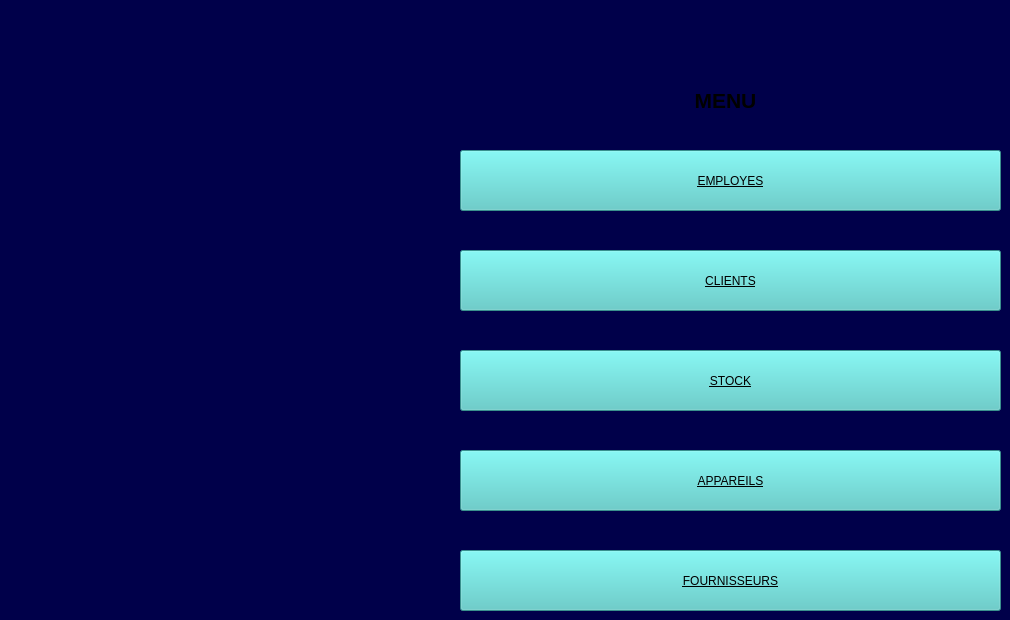
    <widget class="QWidget" name="pMenu">
     <property name="palette">
      <palette>
       <active>
        <colorrole role="Button">
         <brush brushstyle="SolidPattern">
          <color alpha="255">
           <red>0</red>
           <green>0</green>
           <blue>74</blue>
          </color>
         </brush>
        </colorrole>
        <colorrole role="Base">
         <brush brushstyle="SolidPattern">
          <color alpha="255">
           <red>0</red>
           <green>0</green>
           <blue>74</blue>
          </color>
         </brush>
        </colorrole>
        <colorrole role="Window">
         <brush brushstyle="SolidPattern">
          <color alpha="255">
           <red>0</red>
           <green>0</green>
           <blue>74</blue>
          </color>
         </brush>
        </colorrole>
       </active>
       <inactive>
        <colorrole role="Button">
         <brush brushstyle="SolidPattern">
          <color alpha="255">
           <red>0</red>
           <green>0</green>
           <blue>74</blue>
          </color>
         </brush>
        </colorrole>
        <colorrole role="Base">
         <brush brushstyle="SolidPattern">
          <color alpha="255">
           <red>0</red>
           <green>0</green>
           <blue>74</blue>
          </color>
         </brush>
        </colorrole>
        <colorrole role="Window">
         <brush brushstyle="SolidPattern">
          <color alpha="255">
           <red>0</red>
           <green>0</green>
           <blue>74</blue>
          </color>
         </brush>
        </colorrole>
       </inactive>
       <disabled>
        <colorrole role="Button">
         <brush brushstyle="SolidPattern">
          <color alpha="255">
           <red>0</red>
           <green>0</green>
           <blue>74</blue>
          </color>
         </brush>
        </colorrole>
        <colorrole role="Base">
         <brush brushstyle="SolidPattern">
          <color alpha="255">
           <red>0</red>
           <green>0</green>
           <blue>74</blue>
          </color>
         </brush>
        </colorrole>
        <colorrole role="Window">
         <brush brushstyle="SolidPattern">
          <color alpha="255">
           <red>0</red>
           <green>0</green>
           <blue>74</blue>
          </color>
         </brush>
        </colorrole>
       </disabled>
      </palette>
     </property>
     <widget class="QPushButton" name="btEmp">
      <property name="geometry">
       <rect>
        <x>460</x>
        <y>150</y>
        <width>541</width>
        <height>61</height>
       </rect>
      </property>
      <property name="styleSheet">
       <string notr="true">background-color: rgb(80, 202, 198);
color: rgb(0, 0, 0);
font: 10pt &quot;Stencil&quot;;
text-decoration: underline;</string>
      </property>
      <property name="text">
       <string>EMPLOYES</string>
      </property>
     </widget>
     <widget class="QPushButton" name="btCL">
      <property name="geometry">
       <rect>
        <x>460</x>
        <y>250</y>
        <width>541</width>
        <height>61</height>
       </rect>
      </property>
      <property name="styleSheet">
       <string notr="true">background-color: rgb(80, 202, 198);
color: rgb(0, 0, 0);
font: 10pt &quot;Stencil&quot;;
text-decoration: underline;</string>
      </property>
      <property name="text">
       <string>CLIENTS</string>
      </property>
     </widget>
     <widget class="QPushButton" name="btST">
      <property name="geometry">
       <rect>
        <x>460</x>
        <y>350</y>
        <width>541</width>
        <height>61</height>
       </rect>
      </property>
      <property name="styleSheet">
       <string notr="true">background-color: rgb(80, 202, 198);
color: rgb(0, 0, 0);
font: 10pt &quot;Stencil&quot;;
text-decoration: underline;</string>
      </property>
      <property name="text">
       <string>STOCK</string>
      </property>
     </widget>
     <widget class="QPushButton" name="btAP">
      <property name="geometry">
       <rect>
        <x>460</x>
        <y>450</y>
        <width>541</width>
        <height>61</height>
       </rect>
      </property>
      <property name="styleSheet">
       <string notr="true">background-color: rgb(80, 202, 198);
color: rgb(0, 0, 0);
font: 10pt &quot;Stencil&quot;;
text-decoration: underline;</string>
      </property>
      <property name="text">
       <string>APPAREILS</string>
      </property>
     </widget>
     <widget class="QPushButton" name="btFO">
      <property name="geometry">
       <rect>
        <x>460</x>
        <y>550</y>
        <width>541</width>
        <height>61</height>
       </rect>
      </property>
      <property name="styleSheet">
       <string notr="true">background-color: rgb(80, 202, 198);
color: rgb(0, 0, 0);
font: 10pt &quot;Stencil&quot;;
text-decoration: underline;</string>
      </property>
      <property name="text">
       <string>FOURNISSEURS</string>
      </property>
     </widget>
     <widget class="QLabel" name="label">
      <property name="geometry">
       <rect>
        <x>580</x>
        <y>80</y>
        <width>291</width>
        <height>41</height>
       </rect>
      </property>
      <property name="text">
       <string>&lt;html&gt;&lt;head/&gt;&lt;body&gt;&lt;p align=&quot;center&quot;&gt;&lt;span style=&quot; font-size:16pt; font-weight:700;&quot;&gt;MENU&lt;/span&gt;&lt;/p&gt;&lt;/body&gt;&lt;/html&gt;</string>
      </property>
     </widget>
    </widget>
